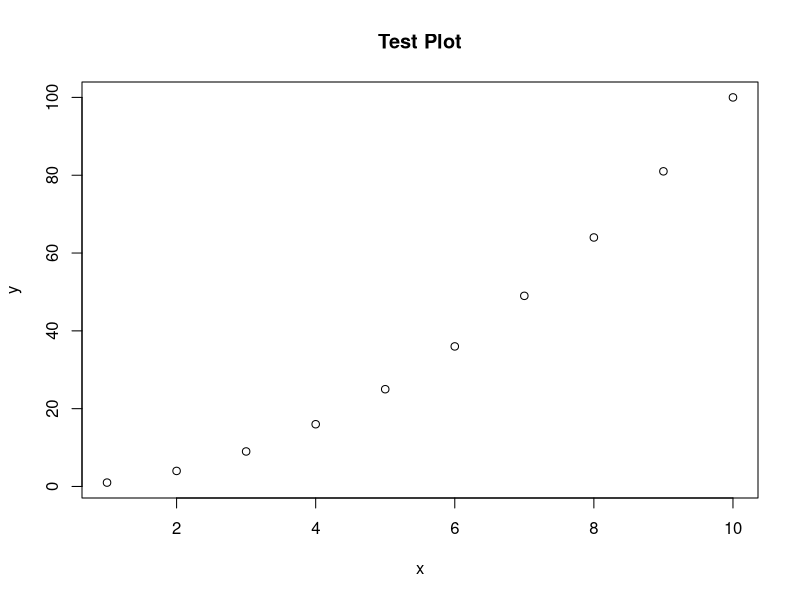

Write R code to recreate this figure.
# Test R file for language server
x <- 1:10
y <- x^2
plot(x, y, main="Test Plot")

# Test function
test_function <- function(a, b) {
    return(a + b)
}

result <- test_function(5, 3)
print(result)